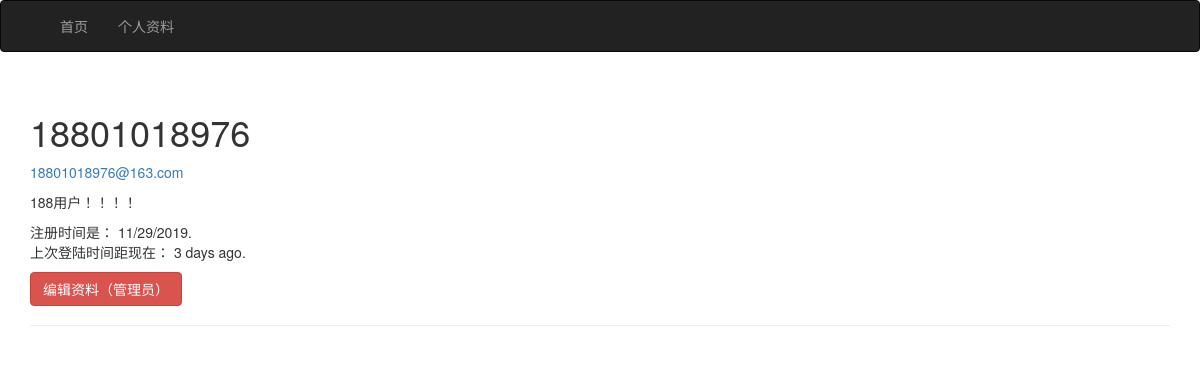
Screenshot of /user/18801018976 (signed in) with the database file from the repository.
### app/models.py (models this page shows, shortened)
class User(UserMixin, db.Model):
    __tablename__ = 'users'
    id = db.Column(db.Integer, primary_key=True)
    email = db.Column(db.String(64), unique=True, index=True)
    password_hash = db.Column(db.String(128))
    nickname = db.Column(db.String(128), unique=True)
    role_id = db.Column(db.Integer, db.ForeignKey('roles.id'))
    about_me = db.Column(db.Text())
    member_since = db.Column(db.DateTime(), default=datetime.utcnow)
    last_seen = db.Column(db.DateTime(), default=datetime.utcnow)
    @property
    def password(self):
        raise AttributeError('password is not a readable attribute')
    def can(self, perm):
        return self.role is not None and self.role.has_permission(perm)
    def is_administrator(self):    # 检查是否是管理员
        return self.can(Permission.ADMIN)
    def ping(self):
        self.last_seen = datetime.utcnow()
        db.session.commit()

### app/main/views.py (the view)
@main.route('/user/<nickname>')
def user(nickname):
    user = User.query.filter_by(nickname=nickname).first_or_404()
    return render_template('user.html', user=user)

### app/auth/views.py (called while the page is built)
@auth.before_app_request
def before_request():
    if current_user.is_authenticated:
        current_user.ping()

### app/main/__init__.py (called while the page is built)
@main.app_context_processor
def inject_permissions():
    return dict(Permission=Permission)

### app/models.py (called while the page is built)
@login_manager.user_loader
def load_user(user_id):
    return User.query.get(int(user_id))

    def has_permission(self, perm):
        return self.permissions & perm == perm

### app/templates/user.html (shortened to what this page needs)
{% extends "base.html" %}
{% block page_content %}
<div class="page-header">
    <h1>{{ user.nickname}}</h1>
    {% if current_user.is_administrator() %}
    <p><a href="mailto:{{ user.email }}">{{ user.email }}</a></p>
    {% endif %}
    {% if user.about_me %}<p>{{ user.about_me }}</p>{% endif %}
    <p>注册时间是： {{ moment(user.member_since).format('L') }}. <br> 上次登陆时间距现在：  {{ moment(user.last_seen).fromNow() }}.</p>
    <p>
        {% if current_user.is_administrator() %}
            <a class="btn btn-danger" href="{{ url_for('.edit_profile_admin', id=user.id) }}"> 编辑资料（管理员）</a>
        {% endif %}
    </p>
</div>
{% endblock %}

### rows the page displays
User: nickname "18801018976", email "18801018976@163.com", about_me "188用户！！！！", member_since "11/29/2019", last_seen "3 days ago"
